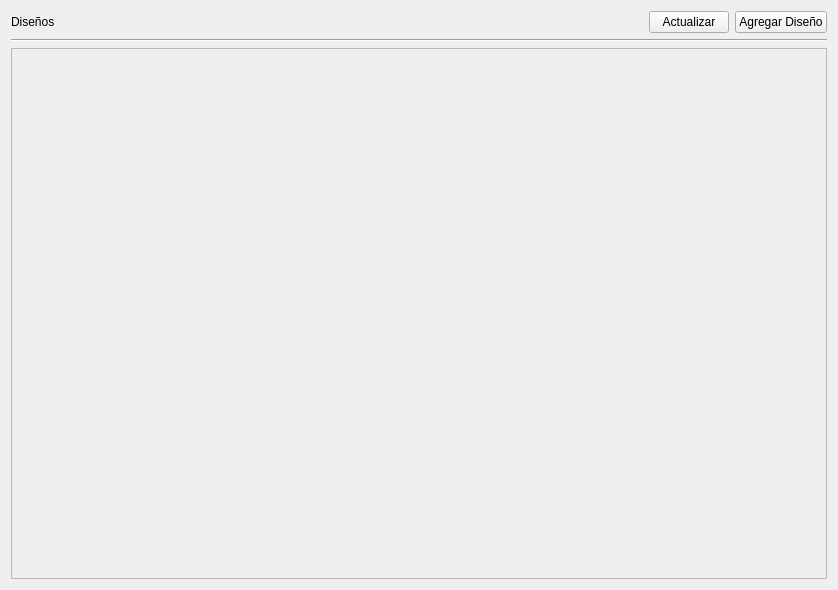
<?xml version="1.0" encoding="UTF-8"?>
<ui version="4.0">
 <class>Form_ViewWidget_Design</class>
 <widget class="QWidget" name="Form_ViewWidget_Design">
  <property name="geometry">
   <rect>
    <x>0</x>
    <y>0</y>
    <width>838</width>
    <height>590</height>
   </rect>
  </property>
  <property name="windowTitle">
   <string>Form</string>
  </property>
  <layout class="QVBoxLayout" name="verticalLayout">
   <item>
    <layout class="QHBoxLayout" name="horizontalLayout" stretch="1,0,0,0">
     <item>
      <widget class="QLabel" name="label">
       <property name="text">
        <string>Diseños</string>
       </property>
      </widget>
     </item>
     <item>
      <spacer name="horizontalSpacer">
       <property name="orientation">
        <enum>Qt::Horizontal</enum>
       </property>
       <property name="sizeHint" stdset="0">
        <size>
         <width>40</width>
         <height>20</height>
        </size>
       </property>
      </spacer>
     </item>
     <item>
      <widget class="QPushButton" name="pushButton_update">
       <property name="text">
        <string>Actualizar</string>
       </property>
      </widget>
     </item>
     <item>
      <widget class="QPushButton" name="pushButton_agregarDiseno">
       <property name="text">
        <string>Agregar Diseño</string>
       </property>
      </widget>
     </item>
    </layout>
   </item>
   <item>
    <widget class="Line" name="line">
     <property name="orientation">
      <enum>Qt::Horizontal</enum>
     </property>
    </widget>
   </item>
   <item>
    <widget class="QScrollArea" name="scrollArea">
     <property name="widgetResizable">
      <bool>true</bool>
     </property>
     <widget class="QWidget" name="scrollAreaWidgetContents">
      <property name="geometry">
       <rect>
        <x>0</x>
        <y>0</y>
        <width>818</width>
        <height>527</height>
       </rect>
      </property>
     </widget>
    </widget>
   </item>
  </layout>
 </widget>
 <resources/>
 <connections/>
</ui>
